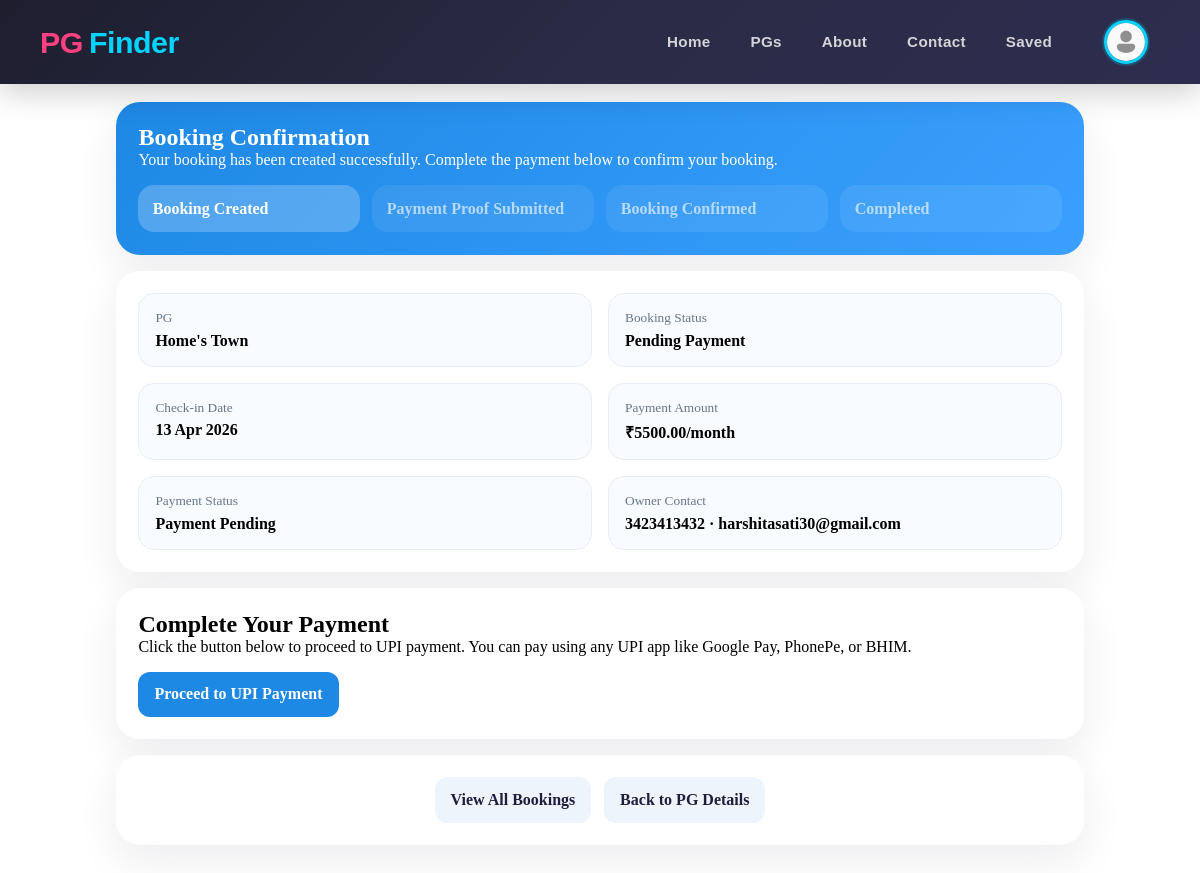
/pgs/booking-confirmation/19/ (signed in), run on the app's committed database.
### pgs/models.py (models this page shows, shortened)
class Booking(models.Model):
    STATUS_CHOICES = [
        ("pending", "Pending Payment"),
        ("pending_payment_review", "Pending Payment Review"),
        ("confirmed", "Confirmed"),
        ("cancelled", "Cancelled"),
        ("completed", "Completed"),
    ]
    tenant = models.ForeignKey(Users, on_delete=models.CASCADE, related_name="bookings")
    pg = models.ForeignKey(PgListing, on_delete=models.CASCADE, related_name="bookings")
    booking_date = models.DateTimeField(auto_now_add=True)
    check_in_date = models.DateField()
    check_out_date = models.DateField(blank=True, null=True)
    amount = models.DecimalField(max_digits=10, decimal_places=2)
    status = models.CharField(max_length=30, choices=STATUS_CHOICES, default="pending")
    qr_code = models.ImageField(upload_to="qr_codes/", blank=True, null=True)
    phonepe_upi = models.CharField(max_length=100, blank=True, null=True)
    payment_id = models.CharField(max_length=100, blank=True, null=True)
    payment_reference = models.CharField(max_length=100, blank=True)
    payment_screenshot = models.ImageField(upload_to="payment_screenshots/", blank=True, null=True)
    payment_confirmed_date = models.DateTimeField(blank=True, null=True)
    reviewed_by = models.ForeignKey(
        Users,
        on_delete=models.SET_NULL,
        blank=True,
        null=True,
        related_name="reviewed_bookings",
    )
    review_notes = models.TextField(blank=True)
    created_at = models.DateTimeField(auto_now_add=True)
    updated_at = models.DateTimeField(auto_now=True)
    class Meta:
        ordering = ["-booking_date"]

class PgListing(models.Model):
    TYPE_CHOICES = [
        ("boys", "Boys"),
        ("girls", "Girls"),
        ("coed", "Coed"),
        ("family", "Family"),
    ]
    SHARING_CHOICES = [
        ("single", "Single"),
        ("double", "Double"),
        ("triple", "Triple"),
        ("quad", "Quad"),
    ]
    FURNISHING_CHOICES = [
        ("fully_furnished", "Fully Furnished"),
        ("semi_furnished", "Semi Furnished"),
        ("unfurnished", "Unfurnished"),
    ]
    owner = models.ForeignKey(Users, on_delete=models.CASCADE, related_name="pg_listings")
    title = models.CharField(max_length=100)
    slug = models.SlugField(max_length=200, unique=True)
    description = models.TextField()
    address = models.CharField(max_length=255)
    city = models.CharField(max_length=100)
    state = models.CharField(max_length=100)
    pin_code = models.CharField(max_length=10)
    price_per_month = models.DecimalField(max_digits=10, decimal_places=2)
    security_deposit = models.DecimalField(max_digits=10, decimal_places=2, default=0)
    available_from = models.DateField()
    is_available = models.BooleanField(default=True)
    type_of_pg = models.CharField(max_length=20, blank=True, null=True, choices=TYPE_CHOICES)
    amenities = models.TextField(help_text="Comma-separated list of amenities", blank=True, null=True)
    preferred_tenants = models.CharField(
        max_length=255,
        blank=True,
        help_text="Comma-separated preferred tenant types",
    )
    furnishing_status = models.CharField(
        max_length=30,
        choices=FURNISHING_CHOICES,
        default="fully_furnished",
    )
    food_available = models.BooleanField(default=False)
    parking_available = models.BooleanField(default=False)
    wifi_available = models.BooleanField(default=False)
    rules_or_restrictions = models.TextField(blank=True)
    sharing_type = models.CharField(max_length=20, choices=SHARING_CHOICES)
    created_at = models.DateTimeField(auto_now_add=True)
    updated_at = models.DateTimeField(auto_now=True)
    class Meta:
        ordering = ["-created_at"]

class Payment(models.Model):
    PAYMENT_STATUS_CHOICES = [
        ("pending", "Payment Pending"),
        ("pending_verification", "Pending Verification"),
        ("completed", "Payment Completed"),
        ("failed", "Payment Failed"),
        ("cancelled", "Cancelled"),
    ]
    PAYMENT_METHOD_CHOICES = [
        ("upi", "UPI"),
        ("card", "Card"),
        ("other", "Other"),
    ]
    booking = models.OneToOneField(Booking, on_delete=models.CASCADE, related_name="payment")
    amount = models.DecimalField(max_digits=10, decimal_places=2)
    transaction_id = models.CharField(max_length=100, blank=True, null=True)
    payment_status = models.CharField(
        max_length=20,
        choices=PAYMENT_STATUS_CHOICES,
        default="pending"
    )
    payment_method = models.CharField(
        max_length=20,
        choices=PAYMENT_METHOD_CHOICES,
        default="upi"
    )
    error_message = models.TextField(blank=True, null=True)
    created_at = models.DateTimeField(auto_now_add=True)
    updated_at = models.DateTimeField(auto_now=True)
    completed_at = models.DateTimeField(blank=True, null=True)
    class Meta:
        ordering = ["-created_at"]

### users/models.py (models this page shows, shortened)
class MyUser(AbstractBaseUser):
    email = models.EmailField(
        verbose_name="Email Address",
        max_length=255,
        unique=True,
    )
    username = models.CharField(max_length=50,unique=True)
    first_name = models.CharField(max_length=50)
    last_name = models.CharField(max_length=50)
    gender = models.CharField(max_length=30,blank=True,null=True, choices=[
        ('male','Male'),
        ('female','Female'),
    ])
    date_of_birth = models.DateField(blank=True, null=True)
    phone =  models.CharField(max_length=15,unique=True )
    profile_image = models.ImageField(upload_to='profile_images/', blank=True, null=True)
    is_owner = models.BooleanField(default=False)
    aadhar_card = models.CharField(max_length=20, unique=True, blank=True, null=True)
    address = models.TextField(blank=True, null=True)
    city = models.CharField(max_length=100, blank=True, null=True)
    state = models.CharField(max_length=100, blank=True, null=True)
    pin_code = models.CharField(max_length=10, blank=True, null=True)
    date_joined = models.DateTimeField(auto_now_add=True,blank=True)
    last_login = models.DateTimeField(auto_now_add=True)
    is_admin = models.BooleanField(default=False)
    is_staff = models.BooleanField(default=False)
    is_active = models.BooleanField(default=False)
    is_superadmin = models.BooleanField(default=False)
    objects = MyUserManager()
    USERNAME_FIELD = "email"
    REQUIRED_FIELDS = ["username","first_name", "last_name", "date_of_birth"]

### pgs/views.py (the view)
# urls.py: path("booking-confirmation/<int:booking_id>/", views.booking_confirmation, name="booking_confirmation"),
@login_required(login_url="user_login")
def booking_confirmation(request, booking_id):
    booking = get_object_or_404(Booking.objects.select_related("pg", "tenant"), id=booking_id, tenant=request.user)
    timeline = [
        {"key": "pending", "label": "Booking Created"},
        {"key": "pending_payment_review", "label": "Payment Proof Submitted"},
        {"key": "confirmed", "label": "Booking Confirmed"},
        {"key": "completed", "label": "Completed"},
    ]
    current_index = next(
        (index for index, item in enumerate(timeline) if item["key"] == booking.status),
        0,
    )
    for index, item in enumerate(timeline):
        item["done"] = index <= current_index
    context = {
        "booking": booking,
        "pg": booking.pg,
        "qr_code_url": booking.qr_code.url if booking.qr_code else None,
        "timeline": timeline,
    }
    return render(request, "pgs/booking_confirmation.html", context)

### templates/pgs/booking_confirmation.html (shortened to what this page needs)
{% extends "base.html" %}
{% block content %}
<section class="booking-shell">
  <div class="hero">
    <h1>Booking Confirmation</h1>
    <p>Your booking has been created successfully. Complete the payment below to confirm your booking.</p>
    <div class="timeline">
      {% for step in timeline %}
        <div class="timeline-step {% if step.done %}done{% endif %}">
          <strong>{{ step.label }}</strong>
        </div>
      {% endfor %}
    </div>
  </div>
  <div class="panel detail-grid">
    <div class="tile">
      <small>PG</small>
      <strong>{{ booking.pg.title }}</strong>
    </div>
    <div class="tile">
      <small>Booking Status</small>
      <strong>{{ booking.get_status_display }}</strong>
    </div>
    <div class="tile">
      <small>Check-in Date</small>
      <strong>{{ booking.check_in_date|date:"d M Y" }}</strong>
    </div>
    <div class="tile">
      <small>Payment Amount</small>
      <strong>₹{{ booking.amount }}/month</strong>
    </div>
    {% if booking.payment %}
      <div class="tile">
        <small>Payment Status</small>
        <strong>{{ booking.payment.get_payment_status_display }}</strong>
      </div>
    {% endif %}
    <div class="tile">
      <small>Owner Contact</small>
      <strong>{{ booking.pg.owner.phone }} · {{ booking.pg.owner.email }}</strong>
    </div>
  </div>
  {% if booking.status == "pending" %}
    <div class="panel">
      <h2>Complete Your Payment</h2>
      <p>Click the button below to proceed to UPI payment. You can pay using any UPI app like Google Pay, PhonePe, or BHIM.</p>
      <div class="cta-row">
        <a class="primary" href="{% url 'initiate_payment' booking.id %}">
           Proceed to UPI Payment
        </a>
      </div>
    </div>
  {% elif booking.status == "confirmed" %}
    <div class="panel alert alert-success">
      <h3><i class="fas fa-check-circle"></i> Booking Confirmed!</h3>
      <p>Your booking is now confirmed. The owner will contact you shortly with further details.</p>
    </div>
  {% endif %}
  <div class="panel cta-row" style="justify-content:center;">
    <a class="secondary" href="{% url 'my_bookings_list' %}">View All Bookings</a>
    <a class="secondary" href="{% url 'pg_detail' booking.pg.slug %}">Back to PG Details</a>
  </div>
</section>
{% endblock %}

### PgFinder/static/css/nav.css (style rules this page uses)
* { margin: 0; padding: 0; box-sizing: border-box; }
html { margin: 0; padding: 0; }
body { margin: 0; padding: 0; padding-top: 70px; }

### templates/pgs/booking_confirmation.html (style rules this page uses)
.booking-shell { max-width: 1000px; margin: 2rem auto; padding: 0 1rem 3rem; }
.hero, .panel { background: white; border-radius: 24px; box-shadow: 0 16px 42px rgba(30,31,61,0.08); padding: 1.4rem; margin-bottom: 1rem; }
.hero { background: linear-gradient(135deg, #1e88e5 0%, #3aa0ff 100%); color: white; }
.timeline { display:grid; grid-template-columns: repeat(4, minmax(0,1fr)); gap:.8rem; margin-top:1rem; }
.timeline-step { background: rgba(255,255,255,.12); border-radius: 16px; padding: .9rem; opacity: .65; }
.timeline-step.done { opacity: 1; background: rgba(255,255,255,.22); }
.detail-grid { display:grid; grid-template-columns: repeat(2, minmax(0, 1fr)); gap:1rem; }
.tile { background:#f8fbff; border:1px solid #e7eef7; border-radius:16px; padding:1rem; }
.tile small { display:block; color:#66768a; margin-bottom:.35rem; }
.cta-row { display:flex; flex-wrap:wrap; gap:.8rem; margin-top:1rem; }
.cta-row a { text-decoration:none; border-radius:12px; padding:.85rem 1rem; font-weight:700; }
.primary { background:#1e88e5; color:white; }
.secondary { background:#eef4fb; color:#1e1f3d; }

### data on the page
Booking: pg "Home's Town", status "Pending Payment", check_in_date "13 Apr 2026", amount "5500.00", payment.payment_status "Payment Pending", pg.owner.phone "3423413432", pg.owner.email "harshitasati30@gmail.com"

### other printed values
{{ step.label }} "Booking Created" "Payment Proof Submitted" "Booking Confirmed" "Completed"
